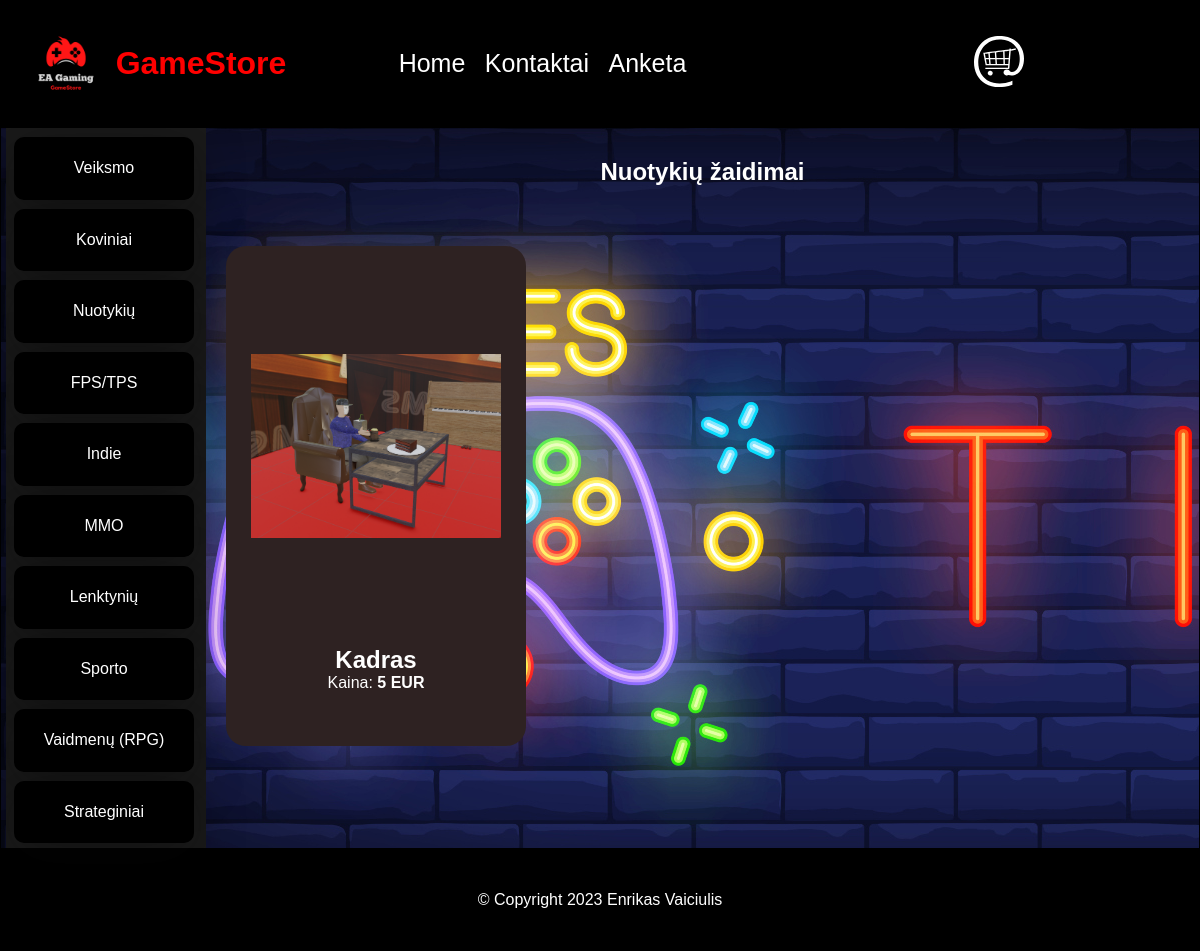
The page /?nuotykiu (signed in) on the database its author committed.
### tables this page shows
CREATE TABLE `prekes` (
  `ID` int(11) NOT NULL,
  `pavadinimas` varchar(100) NOT NULL,
  `data` varchar(40) NOT NULL,
  `kaina` int(10) NOT NULL,
  `aprasymas` varchar(3000) NOT NULL,
  `reikalavimai` varchar(1000) NOT NULL,
  `nuotrauka` varchar(500) NOT NULL,
  `kategorija` varchar(20) NOT NULL
);

### files/nuotykiu.php (the view, shortened to what this page needs)
<?php
    echo'<h2 style="margin-top:30px;">Nuotykių žaidimai</h2>';
    $duombaze = mysqli_connect("localhost","root","");
    mysqli_select_db($duombaze, 'duombaze');
    $selektas = "SELECT * FROM `prekes` where kategorija='nuotykiu'";
    $result = mysqli_query($duombaze,$selektas);
    if($result){
        while($row = mysqli_fetch_assoc($result)){
            echo '<div onclick="kuris(this);" class="kontentas">';
            echo '<div class="fotke">';
            $img = $row['nuotrauka'];
            ?>
            <img src="prekesfoto\<?php echo $img; ?>"width="250px">
            <?php
            echo '</div>';
            echo '<div class="info">';
            echo '<h2>' .$row['pavadinimas']. '</h2>';
            echo "<p>Kaina: <b>" .$row['kaina']. ' EUR</b></p>';
            echo '</div>';
            echo '</div>';
        }
    }
?>

### Styles/pagrindinis.css (style rules this page uses)
* { margin: 0; padding: 0; font-family: Verdana, sans-serif; }

### files/nuotykiu.php (style rules this page uses)
* { margin: 0; padding: 0; font-family: Verdana, sans-serif; }
.fotke { width: 300px; height: 400px; display: flex; justify-content: center; align-items: center; }
.info { width: 300px; display: inline-block; height: 100px; text-align: center; }
.kontentas { float: left; background:rgb(46, 34, 34); border-radius: 20px; margin-top:60px; margin-right: 10px; margin-left: 20px; margin-bottom: 10px; }
.katalog h2 { width:100%; text-align: center; }

### rows shown on the page
prekes: nuotrauka (picture), pavadinimas "Kadras", kaina "5"
